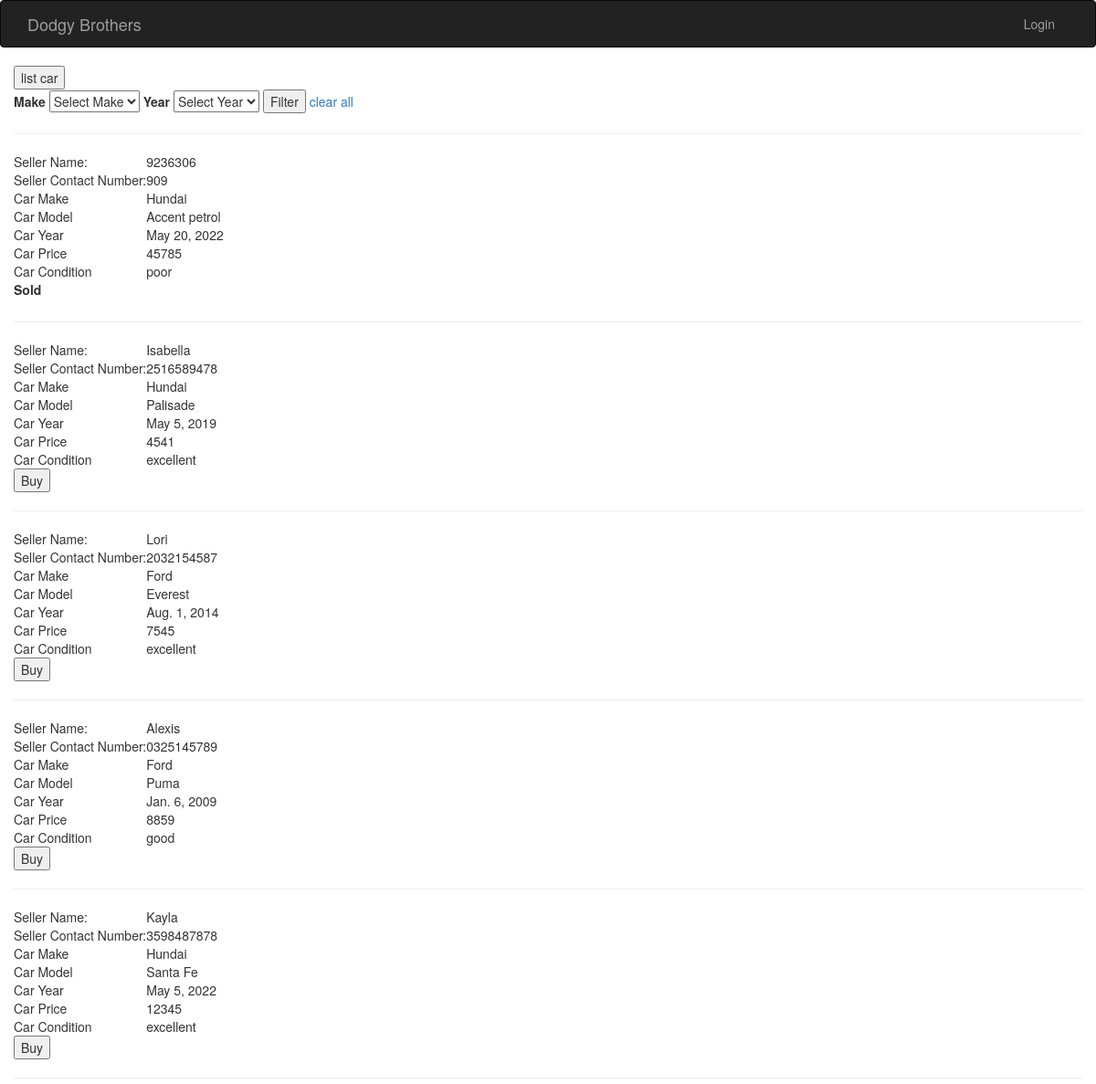
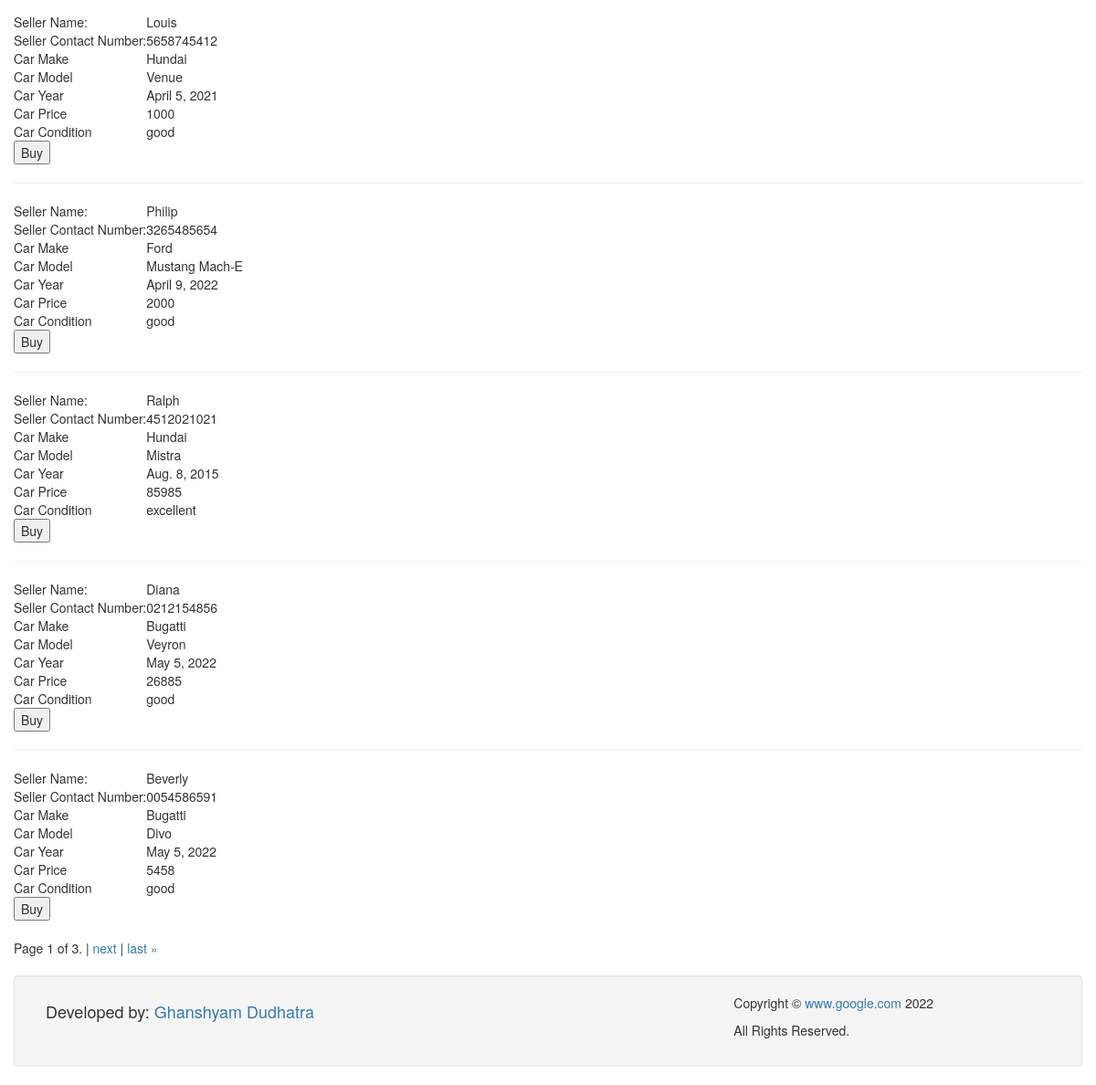
The page / on the database its author committed (2 pictures, top to bottom).
### cars/models.py (models this page shows)
class Cars(models.Model):
    seller_name = models.CharField(max_length=100, blank=False, null=False)
    seller_mob = models.CharField(max_length=100, blank=False, null=False)
    make = models.CharField(max_length=100, blank=False, null=False)
    model = models.CharField(max_length=100, blank=False, null=False)
    year = models.DateField()
    condition = models.CharField(
        max_length=100, choices=CAR_CONDITION_CHOICE, default="processing")
    price = models.IntegerField(
        validators=[MaxValueValidator(100000), MinValueValidator(1000)])
    is_sell = models.BooleanField(default=False)
    class Meta:
        verbose_name = "Car"
        verbose_name_plural = "Cars"
        ordering = ('-id',)

### cars/views.py (the view)
# urls.py: path('', views.CarListView.as_view()),
class CarListView(ListView):
    paginate_by = 2
    model = Cars
    filterset_class = None
    template_name = 'cars/home.html'
    def get(self, request, *args, **kwargs):
        queryset = self.get_queryset()
        if self.request.GET.get('make'):
            queryset = queryset.filter(make=self.request.GET.get('make'))
        if self.request.GET.get('year'):
            queryset = queryset.filter(year__year=self.request.GET.get('year'))
        paginator = Paginator(queryset, 10)
        page_number = request.GET.get('page')
        page_obj = paginator.get_page(page_number)
        car_make_list = set(self.get_queryset().values_list('make', flat=True))
        car_year_list = set(
            self.get_queryset().values_list('year__year', flat=True))
        return render(request, self.template_name, {'page_obj': page_obj, 'car_make_list': car_make_list, 'car_year_list': car_year_list})

### cars/templatetags/extra_url.py (called while the page is built)
@register.simple_tag
def my_url(value, field_name, urlencode=None):
    url = f'?{field_name}={value}'
    if urlencode:
        querystring = urlencode.split('&')
        filtered_querystring = filter(
            lambda p: p.split('=')[0] != field_name, querystring)
        encoded_querystring = '&'.join(filtered_querystring)
        url = f'{url}&{encoded_querystring}'
    return url

### cars/templates/cars/home.html (shortened to what this page needs)
{% extends 'cars/base.html' %}
{% load extra_url %}
{% block content %}
    <button onclick="location.href = 'add/';" id="listcar" class="float-left submit-button" >list car</button>
    <form action="." method="get">
        <label for="make">Make</label>
        <select name="make">
            <option value="">Select Make</option>
        </select>
        <label for="year">Year</label>
        <select name="year">
            <option value="">Select Year</option>
         </select>
         <input type="submit" name="apply_filter" value="Filter" />
         <a href="/">clear all</a>
    </form>
    {%if page_obj%}
        <div class="cars">
            {% for car in page_obj %}
                <table class="car-{{ car.id }}">
                    <tr>
                        <td>
                            Seller Name:
                        </td>
                        <td name="seller_name">
                            {{ car.seller_name }}
                        </td>
                    </tr>
                    <tr>
                        <td>
                            Seller Contact Number:
                        </td>
                        <td name="seller_mob">
                            {{ car.seller_mob }}
                        </td>
                    </tr>
                    <tr>
                        <td>
                            Car Make
                        </td>
                        <td name="make">
                            {{ car.make }}
                        </td>
                    </tr>
                    <tr>
                        <td>
                            Car Model
                        </td>
                        <td name="model">
                            {{ car.model }}
                        </td>
                    </tr>
                    <tr>
                        <td>
                            Car Year
                        </td>
                        <td name="year">
                            {{ car.year }}
                        </td>
                    </tr>
                    <tr>
                        <td>
                            Car Price
                        </td>
                        <td name="price">
                            {{ car.price }}
                        </td>
                    </tr>
                    <tr>
                        <td>
                            Car Condition
                        </td>
                        <td name="conditio">
                            {{ car.condition }}
                        </td>
                    </tr>
                    <tr>
                        <td>
                            {% if not car.is_sell %}
                                <form action="{% url 'cars:buy' car.id %}" method="get">
                                    <input type="submit" value="Buy" id="{{ car.id }}"/>
                                </form>
                            {% else %}
                                <label for="soldcar">Sold</label>
                            {% endif %}
                        </td>
                    </tr>
                    <hr/>
                </table>
            {% endfor %}
        </div>
        <div class="pagination">
            <span class="step-links">
                <span class="current_page">
                    Page {{ page_obj.number }} of {{ page_obj.paginator.num_pages }}.
                </span>
                {% if page_obj.has_next %}
                | <a name="next_page" href="{% my_url page_obj.next_page_number 'page' request.GET.urlencode %}">next</a>
                | <a name="last_page" href="{% my_url page_obj.paginator.num_pages 'page' request.GET.urlencode %}">last &raquo;</a>
                {% endif %}
            </span>
        </div>
    {% else %}
        </div>
        <span class="result-not-found">No result found for your filter</span></div>
    {% endif %}
{% endblock %}

### cars/templates/cars/base.html (shortened to what this page needs)
<!DOCTYPE html>
<html lang="en">
<head>
    <link rel="stylesheet" href="//maxcdn.bootstrapcdn.com/bootstrap/3.3.7/css/bootstrap.min.css">
</head>
<body class="override">
    <nav class="navbar navbar-inverse" role="navigation">
        <div class="container">
            <div class="navbar-header">
                <a class="navbar-brand" href="/">Dodgy Brothers</a>
            </div>
            <div id="navbar" class="collapse navbar-collapse">
                <ul class="nav navbar-nav navbar-right">
                {% if user.is_authenticated %}
                    <li><a name="logout" href="/logout">Logout</a></li>
                {% else %}
                    <li><a name="login" href="/login">Login</a></li>
                {% endif %}
                </ul>
            </div>
        </div>
    </nav>
    <div class="container">
        <div class="row">
            {% block content %}{% endblock %}
        </div>
    </div>
    <footer>
        <div class="container">
            <div class="row well ml-t">
                <div class="col-lg-8 col-md-8">
                    <h4>Developed by: <a href="https://carlofontanos.com" target="_blank">Ghanshyam Dudhatra</a></h4>
                </div>
                <div class="col-lg-4 col-md-4">
                    <p class="m-t">Copyright &copy <a href="mailto:ghans.dudhatra@gmail.com" target="_blank">www.google.com</a> 2022</p>
                    <p>All Rights Reserved.</p>
                </div>
            </div>
        </div>
    </footer>
</body>
</html>

### rows shown on the page
Cars: seller_name "9236306", seller_mob "909", make "Hundai", model "Accent petrol", year "May 20, 2022", price "45785", condition "poor", is_sell "Sold"
Cars: seller_name "Isabella", seller_mob "2516589478", make "Hundai", model "Palisade", year "May 5, 2019", price "4541", condition "excellent"
Cars: seller_name "Lori", seller_mob "2032154587", make "Ford", model "Everest", year "Aug. 1, 2014", price "7545", condition "excellent"
Cars: seller_name "Alexis", seller_mob "0325145789", make "Ford", model "Puma", year "Jan. 6, 2009", price "8859", condition "good"
Cars: seller_name "Kayla", seller_mob "3598487878", make "Hundai", model "Santa Fe", year "May 5, 2022", price "12345", condition "excellent"
Cars: seller_name "Louis", seller_mob "5658745412", make "Hundai", model "Venue", year "April 5, 2021", price "1000", condition "good"
Cars: seller_name "Philip", seller_mob "3265485654", make "Ford", model "Mustang Mach-E", year "April 9, 2022", price "2000", condition "good"
Cars: seller_name "Ralph", seller_mob "4512021021", make "Hundai", model "Mistra", year "Aug. 8, 2015", price "85985", condition "excellent"
Cars: seller_name "Diana", seller_mob "0212154856", make "Bugatti", model "Veyron", year "May 5, 2022", price "26885", condition "good"
Cars: seller_name "Beverly", seller_mob "0054586591", make "Bugatti", model "Divo", year "May 5, 2022", price "5458", condition "good"

### other values the page prints
{{ page_obj.number }} "1"
{{ page_obj.paginator.num_pages }} "3"
